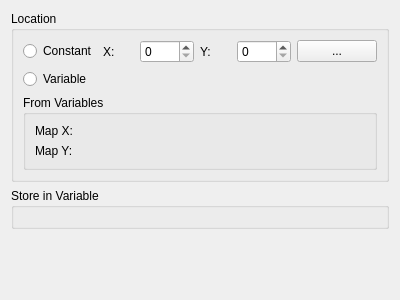
<?xml version="1.0" encoding="UTF-8"?>
<ui version="4.0">
 <class>StoreTileInfoWidget</class>
 <widget class="QWidget" name="StoreTileInfoWidget">
  <property name="geometry">
   <rect><x>0</x><y>0</y><width>400</width><height>300</height></rect>
  </property>
  <property name="windowTitle">
   <string>Store Tile Information</string>
  </property>
  <layout class="QVBoxLayout" name="verticalLayout">
   <item>
    <widget class="QGroupBox" name="groupLocation">
     <property name="title"><string>Location</string></property>
     <layout class="QGridLayout" name="layoutLocation">
      <item row="0" column="0">
       <widget class="QRadioButton" name="radioConstant"><property name="text"><string>Constant</string></property></widget>
      </item>
      <item row="0" column="1"><widget class="QLabel" name="labelX"><property name="text"><string>X:</string></property></widget></item>
      <item row="0" column="2"><widget class="RpgSpinBox" name="spinX"><property name="maximum"><number>9999</number></property></widget></item>
      <item row="0" column="3"><widget class="QLabel" name="labelY"><property name="text"><string>Y:</string></property></widget></item>
      <item row="0" column="4"><widget class="RpgSpinBox" name="spinY"><property name="maximum"><number>9999</number></property></widget></item>
      <item row="0" column="5">
       <widget class="QPushButton" name="pushPick">
        <property name="text"><string>...</string></property>
        <property name="toolTip"><string>Pick the location on the map</string></property>
       </widget>
      </item>
      <item row="1" column="0" colspan="6">
       <widget class="QRadioButton" name="radioVariable"><property name="text"><string>Variable</string></property></widget>
      </item>
      <item row="2" column="0" colspan="6">
       <widget class="QGroupBox" name="groupVariables">
        <property name="title"><string>From Variables</string></property>
        <layout class="QFormLayout" name="layoutVariables">
         <item row="0" column="0"><widget class="QLabel" name="labelVarX"><property name="text"><string>Map X:</string></property></widget></item>
         <item row="0" column="1"><widget class="VariableRpgComboBox" name="comboVarX"/></item>
         <item row="1" column="0"><widget class="QLabel" name="labelVarY"><property name="text"><string>Map Y:</string></property></widget></item>
         <item row="1" column="1"><widget class="VariableRpgComboBox" name="comboVarY"/></item>
        </layout>
       </widget>
      </item>
     </layout>
    </widget>
   </item>
   <item>
    <widget class="QGroupBox" name="groupTarget">
     <property name="title"><string>Store in Variable</string></property>
     <layout class="QVBoxLayout" name="layoutTarget">
      <item><widget class="VariableRpgComboBox" name="comboTarget"/></item>
     </layout>
    </widget>
   </item>
   <item>
    <spacer name="verticalSpacer">
     <property name="orientation"><enum>Qt::Vertical</enum></property>
     <property name="sizeHint" stdset="0"><size><width>20</width><height>10</height></size></property>
    </spacer>
   </item>
  </layout>
 </widget>
 <customwidgets>
  <customwidget>
   <class>RpgSpinBox</class>
   <extends>QSpinBox</extends>
   <header>ui/common/rpg_spinbox.h</header>
  </customwidget>
  <customwidget>
   <class>VariableRpgComboBox</class>
   <extends>QWidget</extends>
   <header>ui/common/rpg_combobox.h</header>
  </customwidget>
 </customwidgets>
 <resources/>
 <connections/>
</ui>
